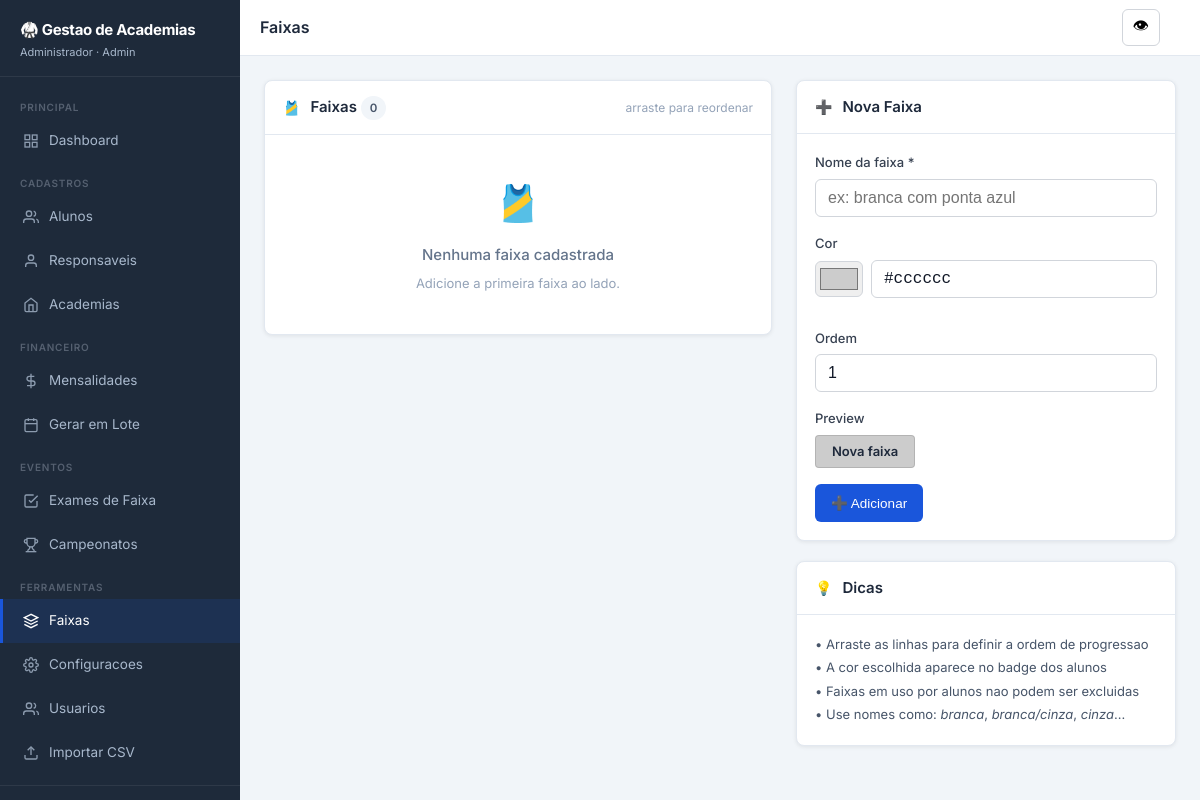
Before: /?page=faixas (signed in) with the older database file.
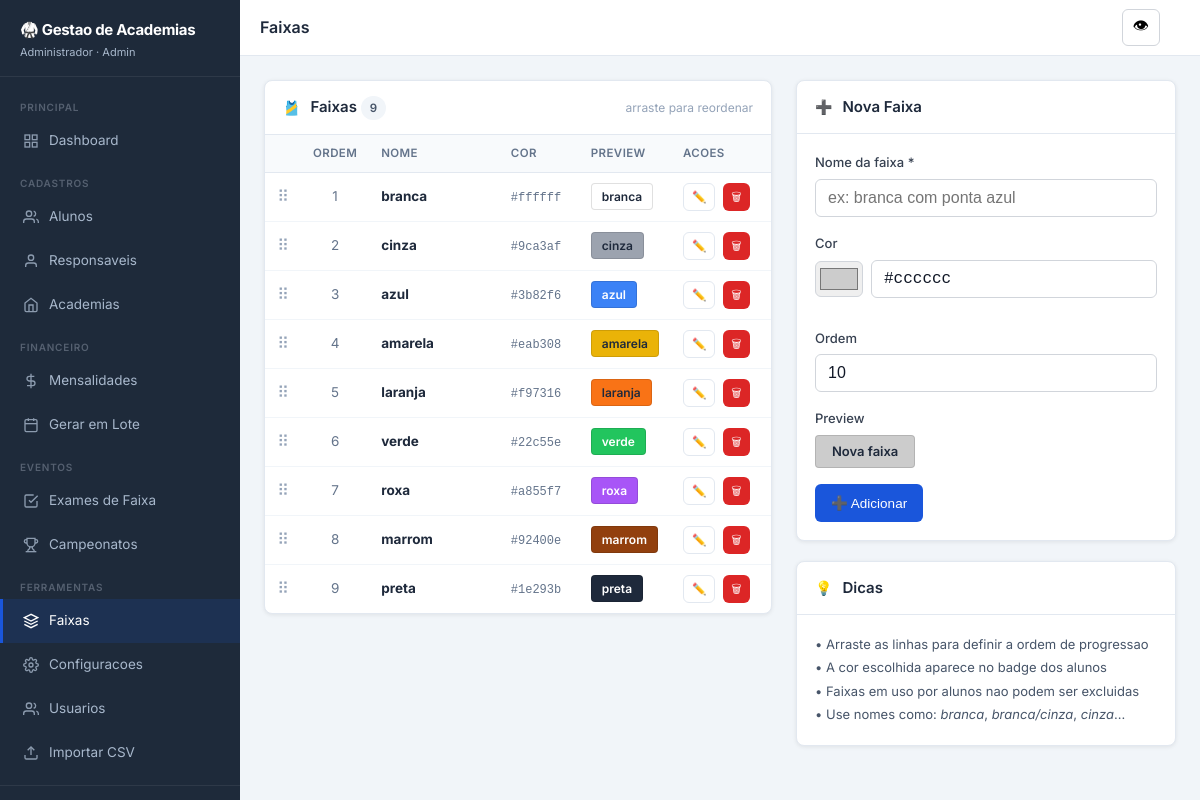
After: the same page with the newer database file.
### tables this page shows
CREATE TABLE IF NOT EXISTS faixas (
  id       INT UNSIGNED  NOT NULL AUTO_INCREMENT,
  nome     VARCHAR(60)   NOT NULL,
  cor_hex  VARCHAR(7)    NOT NULL DEFAULT '#cccccc',
  ordem    INT UNSIGNED  NOT NULL DEFAULT 0,
  PRIMARY KEY (id),
  UNIQUE KEY uq_faixa_nome (nome)
);

### config/app.php (called while the page is built, shortened)
<?php
function isAdmin()     { return (isset($_SESSION['perfil']) ? $_SESSION['perfil'] : '') === 'admin'; }
function h($s)         { return htmlspecialchars((string)$s, ENT_QUOTES, 'UTF-8'); }
function isColorDark($hex) {
    $hex = ltrim($hex, '#');
    $r = hexdec(substr($hex,0,2));
    $g = hexdec(substr($hex,2,2));
    $b = hexdec(substr($hex,4,2));
    return (0.299*$r + 0.587*$g + 0.114*$b) < 140;
}

### config/database.php (called while the page is built, shortened)
<?php
function getDB() {
    static $pdo = null;
    if ($pdo === null) {
        $dsn = 'mysql:host=' . DB_HOST . ';dbname=' . DB_NAME . ';charset=' . DB_CHARSET;
        $options = [
            PDO::ATTR_ERRMODE            => PDO::ERRMODE_EXCEPTION,
            PDO::ATTR_DEFAULT_FETCH_MODE => PDO::FETCH_ASSOC,
            PDO::ATTR_EMULATE_PREPARES   => false,
        ];
        if (defined('PDO::MYSQL_ATTR_INIT_COMMAND')) {
            $options[PDO::MYSQL_ATTR_INIT_COMMAND] = "SET NAMES utf8mb4 COLLATE utf8mb4_unicode_ci";
        }
        try {
            $pdo = new PDO($dsn, DB_USER, DB_PASS, $options);
            $pdo->exec("SET NAMES utf8mb4 COLLATE utf8mb4_unicode_ci");
        } catch (PDOException $e) {
            $msg = 'Falha na conexao: ' . $e->getMessage();
            if (defined('display_errors') || ini_get('display_errors')) {
                die('<pre style="color:red">' . htmlspecialchars($msg) . '</pre>');
            }
            die($msg);
        }
    }
    return $pdo;
}

### models/OutrosModels.php (called while the page is built, shortened)
<?php
class FaixaModel {
    private $db;
    public function __construct() { $this->db = getDB(); }
    public function listar(): array {
        return $this->db->query(
            "SELECT * FROM faixas ORDER BY ordem ASC"
        )->fetchAll();
    }
}

### views/faixas/index.php (the view, shortened to what this page needs)
<?php $pageTitle = 'Faixas'; require_once __DIR__ . '/../layouts/header.php'; ?>
<div style="display:grid;grid-template-columns:1fr 380px;gap:24px;align-items:start">
  <div class="card">
    <div class="card-header">
      <span>🎽</span>
      <h2>Faixas <span class="badge badge-secondary"><?= count($faixas) ?></span></h2>
      <span style="font-size:12px;color:#94a3b8;margin-left:8px">arraste para reordenar</span>
    </div>
    <?php if (empty($faixas)): ?>
      <div class="empty-state">
        <div class="icon">🎽</div>
        <h3>Nenhuma faixa cadastrada</h3>
        <p>Adicione a primeira faixa ao lado.</p>
      </div>
    <?php else: ?>
    <div class="table-wrap">
      <table>
        <thead>
          <tr>
            <th style="width:36px"></th>
            <th style="width:36px">Ordem</th>
            <th>Nome</th>
            <th style="width:80px">Cor</th>
            <th style="width:80px">Preview</th>
            <th style="width:100px">Acoes</th>
          </tr>
        </thead>
        <tbody id="faixas-lista">
          <?php foreach ($faixas as $f): ?>
          <tr data-id="<?= $f['id'] ?>" style="cursor:grab">
            <td style="color:#94a3b8;font-size:16px;text-align:center">⠿</td>
            <td style="text-align:center;color:#64748b"><?= $f['ordem'] ?></td>
            <td>
              <strong><?= h($f['nome']) ?></strong>
            </td>
            <td>
              <span style="font-size:12px;font-family:monospace;color:#64748b"><?= h($f['cor_hex']) ?></span>
            </td>
            <td>
              <span style="display:inline-block;padding:3px 10px;border-radius:4px;font-size:12px;font-weight:600;
                           background:<?= h($f['cor_hex']) ?>;
                           color:<?= isColorDark($f['cor_hex']) ? '#fff' : '#1e293b' ?>;
                           border:1px solid rgba(0,0,0,.12)">
                <?= h($f['nome']) ?>
              </span>
            </td>
            <td>
              <div class="d-flex gap-8">
                <button onclick="editarFaixa(<?= $f['id'] ?>, '<?= h($f['nome']) ?>', '<?= $f['cor_hex'] ?>', <?= $f['ordem'] ?>)"
                        class="btn btn-outline btn-xs" title="Editar">✏️</button>
                <a href="<?= BASE_URL ?>/?page=faixas.excluir&id=<?= $f['id'] ?>"
                   class="btn btn-danger btn-xs"
                   data-confirm="Excluir a faixa '<?= h($f['nome']) ?>'?"
                   title="Excluir">🗑</a>
              </div>
            </td>
          </tr>
          <?php endforeach; ?>
        </tbody>
      </table>
    </div>
    <?php endif; ?>
  </div>
  <div style="display:flex;flex-direction:column;gap:20px">
    <div class="card">
      <div class="card-header"><span id="form-icon">➕</span><h2 id="form-titulo">Nova Faixa</h2></div>
      <div class="card-body">
        <form method="POST" id="form-faixa" action="<?= BASE_URL ?>/?page=faixas.salvar">
          <div class="form-group">
            <label>Nome da faixa *</label>
            <input type="text" name="nome" id="faixa-nome" class="form-control" required
                   placeholder="ex: branca com ponta azul">
          </div>
          <div class="form-row">
            <div class="form-group">
              <label>Cor</label>
              <div style="display:flex;gap:8px;align-items:center">
                <input type="color" name="cor_hex" id="faixa-cor"
                       value="#cccccc"
                       style="width:48px;height:36px;padding:2px;border:1px solid #d1d5db;border-radius:6px;cursor:pointer">
                <input type="text" id="faixa-cor-hex"
                       value="#cccccc"
                       class="form-control"
                       style="flex:1;font-family:monospace"
                       maxlength="7"
                       oninput="syncCorHex(this.value)"
                       placeholder="#cccccc">
              </div>
            </div>
            <div class="form-group">
              <label>Ordem</label>
              <input type="number" name="ordem" id="faixa-ordem" class="form-control"
                     value="<?= count($faixas) + 1 ?>" min="1" max="99">
            </div>
          </div>
          <div class="form-group">
            <label>Preview</label>
            <div id="preview-faixa"
                 style="display:inline-block;padding:5px 16px;border-radius:4px;font-size:13px;font-weight:600;background:#cccccc;border:1px solid rgba(0,0,0,.12)">
              Nova faixa
            </div>
          </div>
          <div class="d-flex gap-8">
            <button type="submit" class="btn btn-primary" id="btn-salvar">➕ Adicionar</button>
          </div>
        </form>
      </div>
    </div>
    <div class="card">
      <div class="card-header"><span>💡</span><h2>Dicas</h2></div>
      <div class="card-body" style="font-size:13px;color:#475569;line-height:1.8">
        <div>• Arraste as linhas para definir a ordem de progressao</div>
        <div>• A cor escolhida aparece no badge dos alunos</div>
        <div>• Faixas em uso por alunos nao podem ser excluidas</div>
        <div>• Use nomes como: <em>branca</em>, <em>branca/cinza</em>, <em>cinza</em>...</div>
      </div>
    </div>
  </div>
</div>
<?php require_once __DIR__ . '/../layouts/footer.php'; ?>

### index.php (shortened to what this page needs)
<?php
require_once __DIR__ . '/config/app.php';
require_once __DIR__ . '/config/database.php';
$page = isset($_GET['page']) ? trim($_GET['page']) : 'dashboard';
$file = isset($routes[$page]) ? $routes[$page] : null;
if ($file && file_exists(__DIR__ . '/' . $file)) {
    require_once __DIR__ . '/' . $file;
} else {
    flashSet('danger', 'Pagina nao encontrada.');
    redirect('dashboard');
}

### controllers/FaixasController.php (shortened to what this page needs)
<?php
$model = new FaixaModel();
switch ($page) {
    case 'faixas':
        $faixas = $model->listar();
        require_once __DIR__ . '/../views/faixas/index.php';
        break;
}

### views/layouts/header.php (shortened to what this page needs)
<!DOCTYPE html>
<html lang="pt-BR">
<head>
  <link rel="stylesheet" href="<?= BASE_URL ?>/public/css/app.css">
</head>
<body>
<aside class="sidebar" id="sidebar">
  <div class="sidebar-brand">
    <h1>🥋 <?= APP_NAME ?></h1>
    <p><?= h($_SESSION['usuario_nome'] ?? '') ?> · <?= isAdmin() ? 'Admin' : 'Usuário' ?></p>
  </div>
  <nav class="sidebar-nav">
    <div class="nav-group-label">Principal</div>
    <a href="<?= BASE_URL ?>/?page=dashboard" class="nav-item <?= ($page==='dashboard')?'active':'' ?>">
      <svg viewBox="0 0 24 24" fill="none" stroke="currentColor" stroke-width="2"><rect x="3" y="3" width="7" height="7"/><rect x="14" y="3" width="7" height="7"/><rect x="3" y="14" width="7" height="7"/><rect x="14" y="14" width="7" height="7"/></svg>
      Dashboard
    </a>
    <div class="nav-group-label">Cadastros</div>
    <a href="<?= BASE_URL ?>/?page=alunos" class="nav-item <?= (strpos($page,'alunos')===0)?'active':'' ?>">
      <svg viewBox="0 0 24 24" fill="none" stroke="currentColor" stroke-width="2"><path d="M17 21v-2a4 4 0 0 0-4-4H5a4 4 0 0 0-4 4v2"/><circle cx="9" cy="7" r="4"/><path d="M23 21v-2a4 4 0 0 0-3-3.87"/><path d="M16 3.13a4 4 0 0 1 0 7.75"/></svg>
      Alunos
    </a>
    <a href="<?= BASE_URL ?>/?page=responsaveis" class="nav-item <?= (strpos($page,'responsaveis')===0)?'active':'' ?>">
      <svg viewBox="0 0 24 24" fill="none" stroke="currentColor" stroke-width="2"><path d="M20 21v-2a4 4 0 0 0-4-4H8a4 4 0 0 0-4 4v2"/><circle cx="12" cy="7" r="4"/></svg>
      Responsaveis
    </a>
    <?php if (isAdmin()): ?>
    <a href="<?= BASE_URL ?>/?page=academias" class="nav-item <?= (strpos($page,'academias')===0)?'active':'' ?>">
      <svg viewBox="0 0 24 24" fill="none" stroke="currentColor" stroke-width="2"><path d="M3 9l9-7 9 7v11a2 2 0 0 1-2 2H5a2 2 0 0 1-2-2z"/><polyline points="9 22 9 12 15 12 15 22"/></svg>
      Academias
    </a>
    <?php endif; ?>
    <div class="nav-group-label">Financeiro</div>
    <a href="<?= BASE_URL ?>/?page=financeiro" class="nav-item <?= (strpos($page,'financeiro')===0)?'active':'' ?>">
      <svg viewBox="0 0 24 24" fill="none" stroke="currentColor" stroke-width="2"><line x1="12" y1="1" x2="12" y2="23"/><path d="M17 5H9.5a3.5 3.5 0 0 0 0 7h5a3.5 3.5 0 0 1 0 7H6"/></svg>
      Mensalidades
    </a>
    <?php if (isAdmin()): ?>
    <a href="<?= BASE_URL ?>/?page=financeiro.gerar" class="nav-item <?= ($page==='financeiro.gerar')?'active':'' ?>">
      <svg viewBox="0 0 24 24" fill="none" stroke="currentColor" stroke-width="2"><rect x="3" y="4" width="18" height="18" rx="2"/><line x1="16" y1="2" x2="16" y2="6"/><line x1="8" y1="2" x2="8" y2="6"/><line x1="3" y1="10" x2="21" y2="10"/></svg>
      Gerar em Lote
    </a>
    <?php endif; ?>
    <div class="nav-group-label">Eventos</div>
    <a href="<?= BASE_URL ?>/?page=exames" class="nav-item <?= (strpos($page,'exames')===0)?'active':'' ?>">
      <svg viewBox="0 0 24 24" fill="none" stroke="currentColor" stroke-width="2"><polyline points="9 11 12 14 22 4"/><path d="M21 12v7a2 2 0 0 1-2 2H5a2 2 0 0 1-2-2V5a2 2 0 0 1 2-2h11"/></svg>
      Exames de Faixa
    </a>
    <a href="<?= BASE_URL ?>/?page=campeonatos" class="nav-item <?= (strpos($page,'campeonatos')===0)?'active':'' ?>">
      Campeonatos
    </a>
    <?php if (isAdmin()): ?>
    <div class="nav-group-label">Ferramentas</div>
    <a href="<?= BASE_URL ?>/?page=faixas" class="nav-item <?= (strpos($page,'faixas')===0)?'active':'' ?>">
      <svg viewBox="0 0 24 24" fill="none" stroke="currentColor" stroke-width="2"><path d="M12 2L2 7l10 5 10-5-10-5z"/><path d="M2 17l10 5 10-5"/><path d="M2 12l10 5 10-5"/></svg>
      Faixas
    </a>
    <a href="<?= BASE_URL ?>/?page=configuracoes" class="nav-item <?= (strpos($page,'configuracoes')===0)?'active':'' ?>">
      Configuracoes
    </a>
    <a href="<?= BASE_URL ?>/?page=usuarios" class="nav-item <?= (strpos($page,'usuarios')===0)?'active':'' ?>">
      <svg viewBox="0 0 24 24" fill="none" stroke="currentColor" stroke-width="2"><path d="M17 21v-2a4 4 0 0 0-4-4H5a4 4 0 0 0-4 4v2"/><circle cx="9" cy="7" r="4"/><path d="M23 21v-2a4 4 0 0 0-3-3.87"/><path d="M16 3.13a4 4 0 0 1 0 7.75"/></svg>
      Usuarios
    </a>
    <a href="<?= BASE_URL ?>/?page=importacao" class="nav-item <?= (strpos($page,'importacao')===0)?'active':'' ?>">
      <svg viewBox="0 0 24 24" fill="none" stroke="currentColor" stroke-width="2"><path d="M21 15v4a2 2 0 0 1-2 2H5a2 2 0 0 1-2-2v-4"/><polyline points="17 8 12 3 7 8"/><line x1="12" y1="3" x2="12" y2="15"/></svg>
      Importar CSV
    </a>
    <?php endif; ?>
  </nav>
  <div class="sidebar-footer">
  </div>
</aside>
<div class="main-wrapper">
  <div class="topbar">
    <span class="topbar-title"><?= h($pageTitle ?? '') ?></span>
    <button id="btn-ocultar-valores" onclick="toggleValores()" title="Ocultar/mostrar valores"
            style="background:none;border:1px solid #d1d5db;border-radius:6px;padding:4px 10px;cursor:pointer;font-size:16px;margin-right:8px">
      👁
    </button>
  </div>
  <main class="content">

### views/layouts/footer.php (shortened to what this page needs)
  </main>
</div>
</body>
</html>

Changed rows visible on the page:
added faixas: ordem "1", nome "branca", cor_hex "#ffffff"
added faixas: ordem "2", nome "cinza", cor_hex "#9ca3af"
added faixas: ordem "3", nome "azul", cor_hex "#3b82f6"
added faixas: ordem "4", nome "amarela", cor_hex "#eab308"
added faixas: ordem "5", nome "laranja", cor_hex "#f97316"
added faixas: ordem "6", nome "verde", cor_hex "#22c55e"
added faixas: ordem "7", nome "roxa", cor_hex "#a855f7"
added faixas: ordem "8", nome "marrom", cor_hex "#92400e"
added faixas: ordem "9", nome "preta", cor_hex "#1e293b"
Other visible differences:
count($faixas): "0" → "9"
form field ordem: "1" → "10"
text no longer shown: "🎽 Nenhuma faixa cadastrada Adicione a primeira faixa ao lado."
text now shown: "ORDEM NOME COR PREVIEW ACOES"
